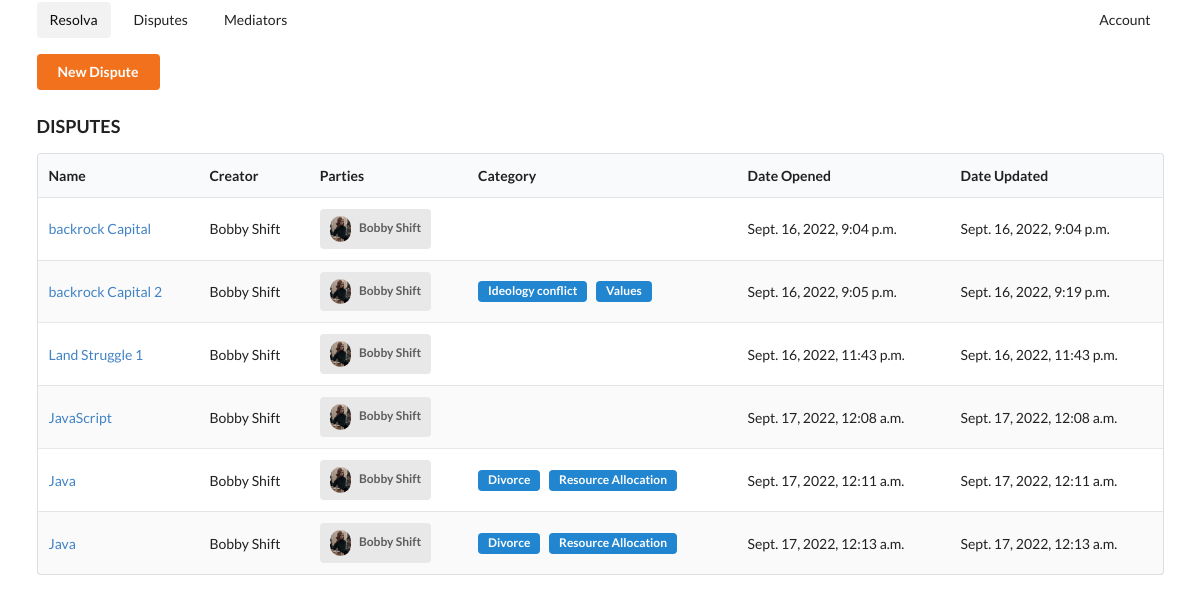
The page /dashboard/ (signed in) on the database its author committed.
### core/models.py (models this page shows, shortened)
class Dispute(models.Model):
	name = models.CharField(blank=True, null=True, max_length=250)
	summary = models.TextField(blank=True, null=True)
	creator = models.ForeignKey(Account, on_delete=models.CASCADE, related_name="dispute_creator")
	parties = models.ManyToManyField(Account, related_name="dispute_parties")
	date_opened = models.DateTimeField(auto_now_add=True)
	date_updated = models.DateTimeField(auto_now=True)
	categories = models.ManyToManyField(Category)
	is_ended = models.BooleanField(default=False)

### accounts/models.py (models this page shows, shortened)
class Account(models.Model):
	image = models.ImageField(upload_to="images")
	user = models.ForeignKey(User, on_delete=models.CASCADE)
	first_name = models.CharField(blank=True, null=True, max_length=250)
	last_name = models.CharField(blank=True, null=True, max_length=250)
	email = models.CharField(blank=True, null=True, max_length=250)
	phone = models.IntegerField()
	languages = models.ManyToManyField(Language)
	def fullname(self):
		return f"{self.first_name} {self.last_name}"
	def __str__(self):
		return self.fullname()

class Category(models.Model):
	name = models.CharField(blank=True, null=True, max_length=300)
	class Meta:
		verbose_name = "Category"
		verbose_name_plural = "Categories"

### core/views.py (the view)
# urls.py: path("dashboard/", views.dashboard, name="dashboard"),
def dashboard(request):
	template = "core/dashboard.html"
	account = Account.objects.get(user=request.user)
	disputes = Dispute.objects.filter(parties=account)
	context = {
		"disputes": disputes,
		"account": account,
	}
	return render(request, template, context)

### templates/core/dashboard.html (shortened to what this page needs)
{% extends 'base.html' %}
{% block body %}
<div class="">
<a class="ui orange button" href="{% url 'core:create_dispute' %}">New Dispute</a>
<br>
<h3>DISPUTES</h3>
<table class="ui striped table">
  <thead>
    <tr>
      <th>Name</th>
      <th>Creator</th>
      <th>Parties</th>
      <th>Category</th>
      <th>Date Opened</th>
      <th>Date Updated</th>
    </tr>
  </thead>
  <tbody>
  {% for dispute in disputes %}
    <tr>
      <td><a href="{% url 'core:dispute' dispute.id %}">{{dispute.name}}</a></td>
      <td>{{dispute.creator}}</td>
      <td>
      {% for acc in dispute.parties.all %}
      <a class="ui label">
		  <img class="ui right spaced avatar image" src="{{acc.image.url}}">
		  {{acc.fullname}}
		</a>
		{% endfor %}
	</td>
      <td>
      {% for cat in dispute.categories.all %}
      <div class="ui blue horizontal label">{{cat.name}}</div>
      {% endfor %}
      </td>
      <td>{{dispute.date_opened}}</td>
      <td>{{dispute.date_updated}}</td>
    </tr>
  {% endfor %}
  </tbody>
</table>
</div>
{% endblock %}

### rows shown on the page
Dispute: name "backrock Capital", creator "Bobby Shift", date_opened "Sept. 16, 2022, 9:04 p.m.", date_updated "Sept. 16, 2022, 9:04 p.m."
Account: image (picture), fullname "Bobby Shift"
Dispute: name "backrock Capital 2", creator "Bobby Shift", date_opened "Sept. 16, 2022, 9:05 p.m.", date_updated "Sept. 16, 2022, 9:19 p.m."
Category: name "Ideology conflict"
Category: name "Values"
Dispute: name "Land Struggle 1", creator "Bobby Shift", date_opened "Sept. 16, 2022, 11:43 p.m.", date_updated "Sept. 16, 2022, 11:43 p.m."
Dispute: name "JavaScript", creator "Bobby Shift", date_opened "Sept. 17, 2022, 12:08 a.m.", date_updated "Sept. 17, 2022, 12:08 a.m."
Dispute: name "Java", creator "Bobby Shift", date_opened "Sept. 17, 2022, 12:11 a.m.", date_updated "Sept. 17, 2022, 12:11 a.m."
Category: name "Divorce"
Category: name "Resource Allocation"
Dispute: name "Java", creator "Bobby Shift", date_opened "Sept. 17, 2022, 12:13 a.m.", date_updated "Sept. 17, 2022, 12:13 a.m."
